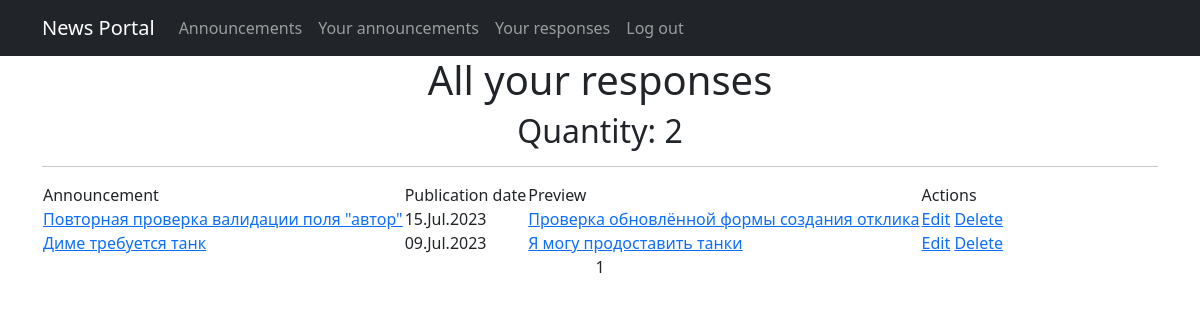
The app's page /announcements/private_resp/ (signed in) with its own data.
### board/models.py (models this page shows, shortened)
class Response(models.Model):
    response_post = models.ForeignKey(Announcement, related_name='response', on_delete=models.CASCADE)
    response_user = models.ForeignKey(User, on_delete=models.CASCADE)
    text = models.TextField()
    time_add = models.DateTimeField(auto_now_add=True)
    status = models.BooleanField(default=False)

class Announcement(models.Model):
    author = models.ForeignKey(User, on_delete=models.CASCADE)
    TYPE = (
        ('tanks', 'Танки'),
        ('heals', 'Хилы'),
        ('damage_dealers', 'Дамагеры'),
        ('merchants', 'Торговецы'),
        ('guildmasters', 'Гилдмастеры'),
        ('questgivers', 'Квестгиверы'),
        ('smiths', 'Кузнецы'),
        ('tanners', 'Кожевникы'),
        ('potions_masters', 'Зельевары'),
        ('spell_masters', 'Мастера заклинаний'),
    )
    categoryType = models.CharField(max_length=15, choices=TYPE, default='tanks')
    time_add = models.DateTimeField(auto_now_add=True)
    head = models.CharField(max_length=256)
    body = models.TextField()
    image = models.ImageField(upload_to='images', blank=True, null=True)
    file = models.FileField(upload_to='files', blank=True, null=True)

### board/views.py (the view)
# urls.py: path('private_resp/', PrivateResponseList.as_view(), name='private_resp'),
class PrivateResponseList(ListView):
    model = Response
    ordering = '-time_add'
    template_name = 'private_responses.html'
    context_object_name = 'responses'
    paginate_by = 10
    def get_queryset(self):
        queryset = Response.objects.filter(response_user=self.request.user).order_by('-time_add')
        return queryset
    def get_context_data(self, **kwargs):
        context = super().get_context_data(**kwargs)
        context['user'] = self.request.user
        return context

### board/templatetags/custom_filters.py (called while the page is built)
@register.filter()
def censor(text):
    try:
        str(text)
        word_list = text.split()
        for swear in SWEAR_WORDS:
            for i, word in enumerate(word_list):
                if swear[1:] in word:  # проверка со второй буквы, чтобы учесть верхний регистр
                    word_list[i] = word_list[i].replace(word, SWEAR_WORDS[swear])
        return ' '.join(word_list)
    except ValueError:
        print("Ошибка, невозможно применить фильтр к не строковым данным")

### templates/private_responses.html (shortened to what this page needs)
{% extends 'flatpages/default.html' %}
{% load custom_filters %}
{% block content %}
    {% if responses %}
    <h1>All your responses</h1>
    <h2>Quantity: {{ responses|length }}</h2>
    <hr>
        <table>
            <tr>
                <td>Announcement</td>
                <td>Publication date</td>
                <td>Preview</td>
                <td>Actions</td>
            </tr>
            {% for response in responses %}
            <tr>
                <td>
                    <a href="{% url 'announcement_detail' response.response_post.id %}">{{ response.response_post.head|censor }}</a>
                </td>
                <td>{{ response.time_add|date:'d.M.Y' }}</td>
                <td>
                    <a href="{% url 'response_detail' response.id %}">{{ response.text|truncatewords:20|censor }}</a>
                </td>
                <td>
                    <a href="{% url 'response_edit' response.id %}">Edit</a>
                    <a href="{% url 'response_delete' response.id %}">Delete</a>
                </td>
            </tr>
            {% endfor %}
        </table>
    {{ page_obj.number }}
    {% else %}
        <h2>You haven't left any responses yet</h2>
    {% endif %}
{% endblock content %}

### records on screen
Response: response_post.head|censor "Повторная проверка валидации поля \"автор\"", time_add "15.Jul.2023", text|censor "Проверка обновлённой формы создания отклика"
Response: response_post.head|censor "Диме требуется танк", time_add "09.Jul.2023", text|censor "Я могу продоставить танки"

### other values on screen
{{ responses|length }} "2"
{{ page_obj.number }} "1"
